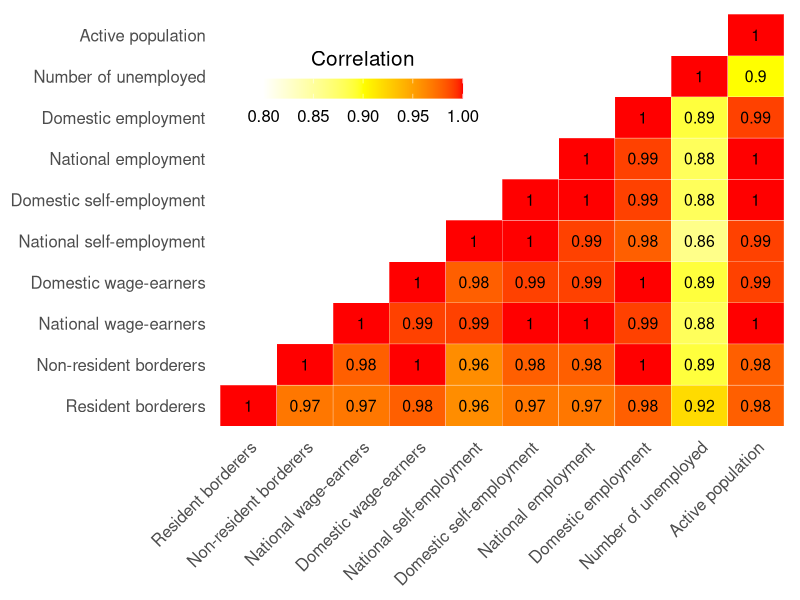
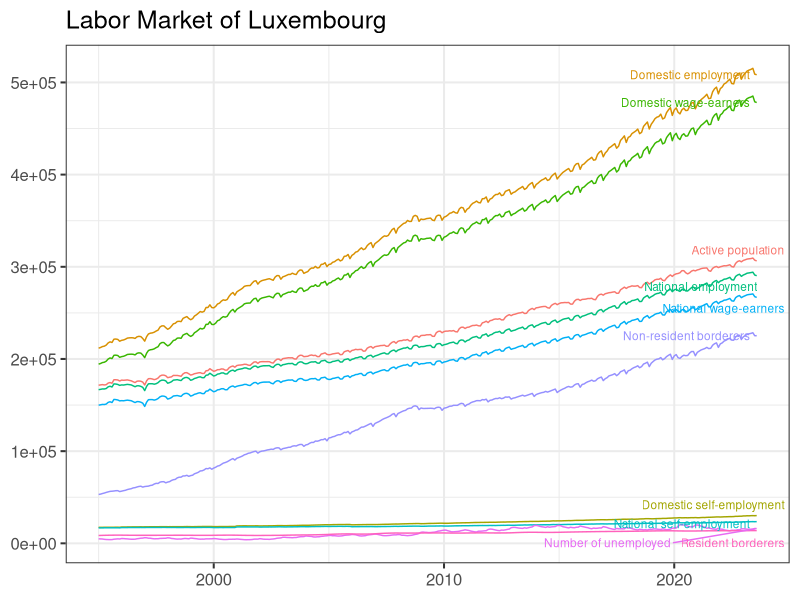
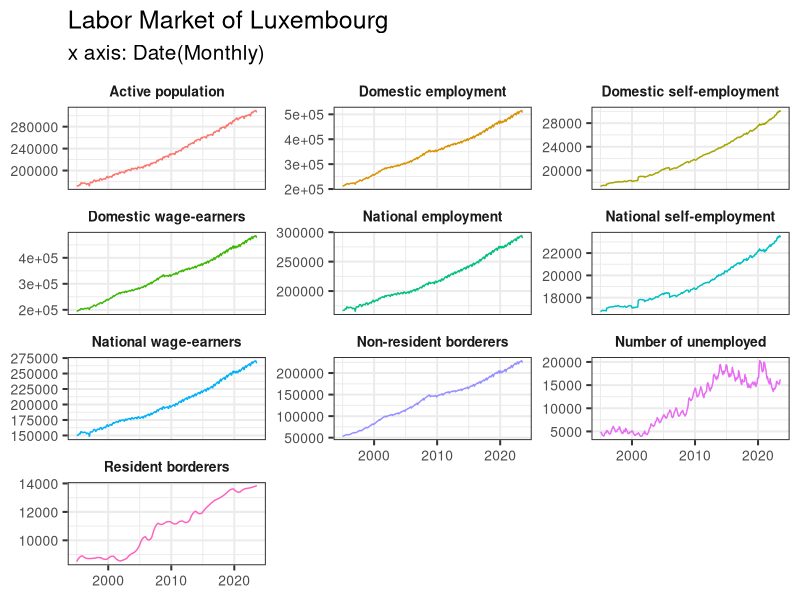
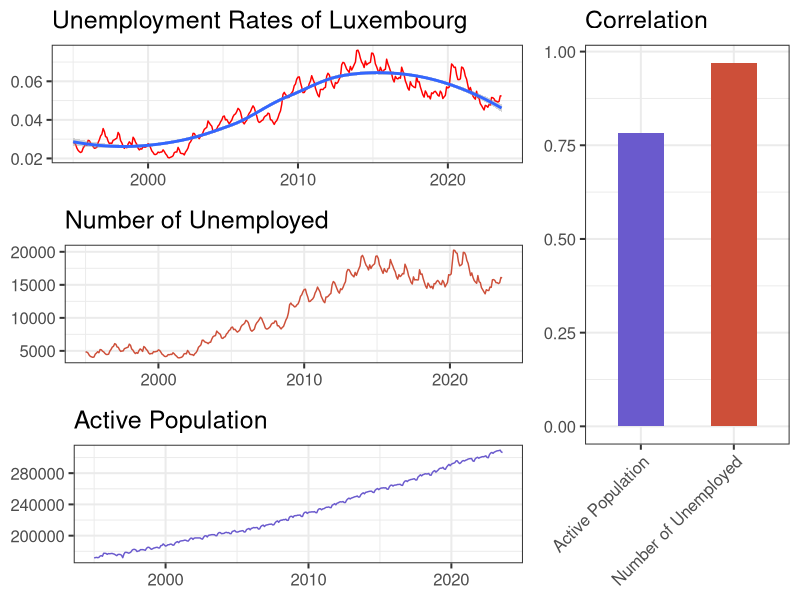
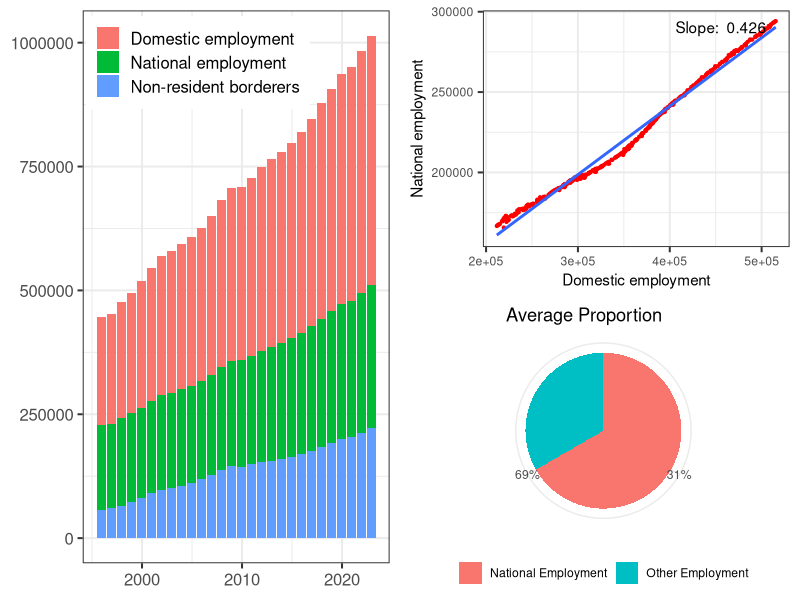
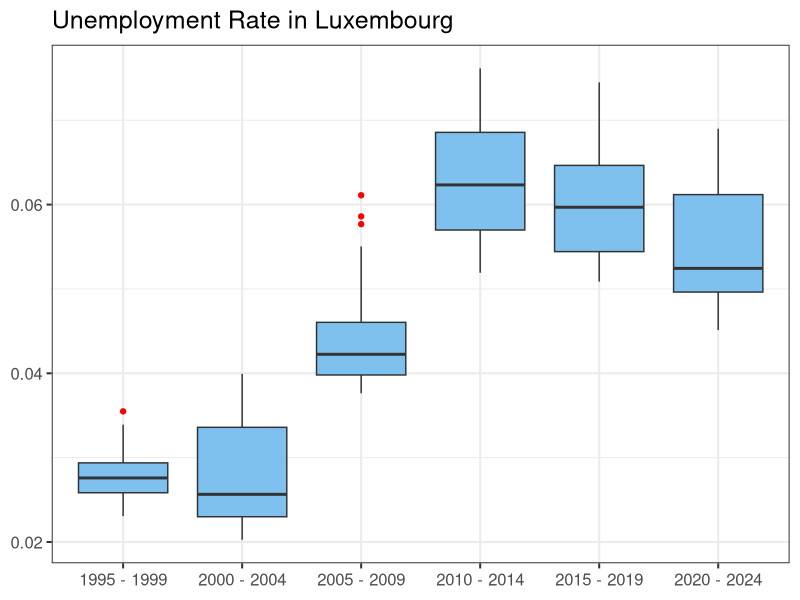

R code for these plots, in order:
## ---- chunk 1
# Load libraries
library(openxlsx)
library(knitr)
library(kableExtra)

# Import Excel file data
df <- read.xlsx("data.xlsx")

# Rename columns
colnames(df) <- c("Date", "Resident borderers", "Non-resident borderers", "National wage-earners", "Domestic wage-earners", "National self-employment", "Domestic self-employment", "National employment", "Domestic employment", "Number of unemployed", "Active population")

# Convert date column to Date format
df$Date <- as.numeric(df$Date)
df$Date <- as.Date(df$Date, origin = "1899-12-30")

# Show first 10 rows
kable(df[1:5, 1:6], format = "html", caption = "First 5 Rows", row.names = FALSE) |>
  kable_styling("striped", full_width = FALSE) |>
  kable_styling(font_size = 15)
kable(df[1:5, 7:11], format = "html", row.names = FALSE) |>
  kable_styling("striped", full_width = FALSE) |>
  kable_styling(font_size = 15)
## ---- chunk 2
# Import libraries
library(ggplot2)
library(reshape2)

# Set the theme
theme_set(theme_bw( base_size = 15))

get_lower_tri<-function(cormat){
    cormat[upper.tri(cormat)] <- NA
    return(cormat)
  }

cormat <- round(cor(df[,-1]),2)    # Delete the DATE column
lower_tri <- get_lower_tri(cormat)
melted_cormat <- melt(lower_tri, na.rm = TRUE)

ggheatmap <- ggplot(data = melted_cormat, aes(x=Var1, y=Var2, fill=value)) + 
  geom_tile(color = "white") + 
  scale_fill_gradient2(limits = c(0.8, 1), low = "white", mid = "yellow", high = "red", midpoint = 0.9) + 
  labs(x = NULL, y = NULL, fill = "Correlation")

ggheatmap + 
geom_text(aes(Var1, Var2, label = value), color = "black", size = 4) +
theme(
  axis.title.x = element_blank(),
  axis.title.y = element_blank(),
  panel.grid.major = element_blank(),
  panel.border = element_blank(),
  panel.background = element_blank(),
  axis.ticks = element_blank(),
  legend.justification = c(1, 0),
  legend.position = c(0.45, 0.70),
  legend.direction = "horizontal")+
  guides(fill = guide_colorbar(barwidth = 10, barheight = 1,
                title.position = "top", title.hjust = 0.5)) + 
  theme(axis.text.x = element_text(angle = 45, hjust = 1))
## ---- chunk 3
df_rs <- read.xlsx("data_reshaped.xlsx")

# Rename columns
colnames(df_rs) <- c("Category", "Date","Value")

# Convert date column to Date format
df_rs$Date <- as.numeric(df_rs$Date)
df_rs$Date <- as.Date(df_rs$Date, origin = "1899-12-30")
## ---- chunk 4
library(dplyr)
library(ggrepel)
data_ends <- df_rs |> filter(Date == "2023-08-01")

ggplot(df_rs, aes(x = Date, y = Value, color = Category, group = Category)) +
  geom_line() +
  geom_text_repel(
    aes(label = Category), data = data_ends, nudge_x = 0.35, size = 3
    ) + 
  labs(title = "Labor Market of Luxembourg",x=NULL, y=NULL) + 
  theme(legend.position = "none")
## ---- chunk 5
df_rs |>
  mutate(Date = as.Date(Date)) %>%
  ggplot(aes(x = Date, y = Value, colour = Category)) + 
  geom_line(aes( group = Category)) +
  labs(title = "Labor Market of Luxembourg",
       subtitle = "x axis: Date(Monthly)",
       fill = NULL,
       x = NULL,
       y = NULL) +
  facet_wrap(vars(Category), nrow = 4, scales = "free_y") +
  scale_x_date(labels = scales::date_format("%Y")) + 
  theme(strip.text = element_text(size = 10, face = "bold"),  
        strip.background = element_blank(),  
        legend.position = "none",  
        axis.text = element_text(size = 10))
## ---- chunk 6
# Calculate Unemployment rates
df_ur <- data.frame(
  Category = rep("Unemployment rate", 344),
  Date = df_rs[1:344, 2],
  Value = df_rs |> 
    filter(Category == "Number of unemployed") |>
    select(Value) / df_rs |>
    filter(Category == "Active population") |>
    select(Value)
)

df_rs <- rbind(df_rs, df_ur)
## ---- chunk 7
library(gridExtra)

# Plot of Unemployment rate
g1 <- df_rs |> 
  filter(Category == "Unemployment rate") |>
  ggplot(aes(x = Date, y = Value)) + 
  geom_line(color = "red") + 
  geom_smooth() + 
  labs(title = "Unemployment Rates of Luxembourg",
       x = NULL,
       y = NULL) +
  theme(legend.position = "none")

g2 <- df |> 
  ggplot(aes(x = Date)) + 
  geom_line(aes(y = `Number of unemployed`), color = "tomato3") + 
  labs(title = "Number of Unemployed",
       x = NULL,
       y = NULL,
       color = NULL)

g3 <- df |> 
  ggplot(aes(x = Date)) + 
  geom_line(aes(y = `Active population`), color = "slateblue") + 
  labs(title = "Active Population",
       x = NULL,
       y = NULL,
       color = NULL)

cor_nue <- cor(df_rs[df_rs$Category== "Unemployment rate",3],df_rs[df_rs$Category== "Number of unemployed",3])
cor_ac <- cor(df_rs[df_rs$Category== "Unemployment rate",3],df_rs[df_rs$Category== "Active population",3])
df_cor <- data.frame(
  Category = c("Active Population", "Number of Unemployed"),
  cor = c(cor_ac, cor_nue)
)
g4 <- ggplot(df_cor, aes(x = Category, y = cor, fill = Category)) +
  geom_col(width = 0.5) +
  labs(title = "Correlation",
       x = NULL,
       y = NULL) + 
   theme(legend.position = "none") +
   theme(axis.text.x = element_text(angle = 45, hjust = 1)) + 
  scale_fill_manual(values = c("Active Population" = "slateblue", "Number of Unemployed" = "tomato3"))

grid.arrange(
  g1, g2, g3, g4,
  layout_matrix = rbind(c(1,1,4), c(2,2,4), c(3,3,4)),  # Specify the layout matrix
  ncol = 3
)
## ---- chunk 8
library(lubridate)
library(tidyr)
library(scales)

# Create a new data frame containing annual data.
df |>
  pivot_longer(
    cols = c(
      "Non-resident borderers",
      "National employment",
      "Domestic employment"
    ),
    names_to = "Categories",
    values_to = "Values"
  ) |>
  filter(month(Date) == 12) -> df_an

g1 <- ggplot(df_an) +
  geom_col(aes(x = Date,
               y = Values,
               fill = Categories)) + 
  labs(title = NULL, 
       x = NULL,
       y = NULL,
       fill = NULL) + 
  theme(legend.position = c(0.01, 0.99), legend.justification = c(0, 1))

mdl <- lm(`National employment` ~ `Domestic employment`, data = df)
slope <- coef(mdl)[2]

g2 <- df |> 
  ggplot(aes(x = `Domestic employment`, y = `National employment`)) +
  geom_point(color = "red", size = 0.8) +
  geom_smooth(method = "lm", se = TRUE) +  # Add linear regression line
  annotate("text", x = max(df$`Domestic employment`) - 10000, y = max(df$`National employment`), 
           label = paste("Slope: ", round(slope, 3)),
           hjust = 1, vjust = 1) +
  labs(x = "Domestic employment",
       y = "National employment") + 
  theme(text = element_text(size = 11))

na_prop <- mean(df$`National employment` / df$`Domestic wage-earners`)
ot_prop <- 1 - na_prop

df_prop <- data.frame(
  Category = c("National Employment", "Other Employment"),
  prop = c(na_prop, ot_prop)
)

na_prop <- mean(df$`National employment` / df$`Domestic wage-earners`)
ot_prop <- 1 - na_prop

df_prop <- data.frame(
  Category = c("National Employment", "Other Employment"),
  prop = c(percent(na_prop, accuracy = 1), percent(ot_prop, accuracy = 1))
)

g3 <- ggplot(df_prop, aes(x = "", y = prop, fill = Category)) +
  geom_col() +
  geom_text(aes(label = ""),
            position = position_stack(vjust = 0.5)) +
  coord_polar(theta = "y") + 
  labs(title = "Average Proportion",
       fill = NULL,
       x = NULL,
       y = NULL) + 
  theme_minimal() +
  theme(legend.position = "bottom")

grid.arrange(
  g1, g2, g3,
  layout_matrix = rbind(c(1,2), c(1,3)),
  ncol = 2
)
## ---- chunk 9
# Box Plot
df$`Unemployment rate` <- df$`Number of unemployed` / df$`Active population`

df |> 
  ggplot(aes(x = cut(Date, breaks = "5 years"), y = `Unemployment rate`, group = cut(Date, breaks = "5 years"))) + 
  geom_boxplot(fill = "skyblue2", outlier.color="red") + 
  scale_x_discrete(labels = function(x) {
    interval_start <- as.Date(x, format = "%Y-%m-%d")
    interval_end <- interval_start + lubridate::years(5) - lubridate::days(1)
    sprintf("%s - %s", format(interval_start, "%Y"), format(interval_end, "%Y"))
  }) +
  labs(title = "Unemployment Rate in Luxembourg", 
       x = NULL, 
       y = NULL)
